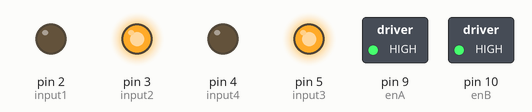
Recording of a sketch running on a simulated Arduino Uno, built with avr-gcc and run on an emulated ATmega328P. Parts: switched loads named in the sketch (green lamp = pin HIGH), output pins drawn as LEDs (lit = HIGH).

Above: at 0.1 s.
Timing chart, 0 to 1.6 s (numbered marks = the images above):
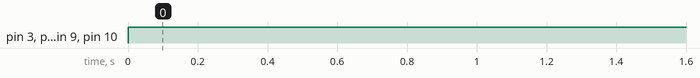

The sketch:

testing-motors.ino
```cpp
//Motor left

int enA=9;
int input1=2;
int input2=3;


//motor right

int enB=10;
int input3=5;
int input4=4;

void setup()
{
  //set all pins to output
  pinMode(enA,OUTPUT);
  pinMode(enB,OUTPUT);
  pinMode(input1,OUTPUT);
  pinMode(input2,OUTPUT);
  pinMode(input3,OUTPUT);
  pinMode(input4,OUTPUT);

  //motors shoud be in off state initilay
  digitalWrite(input1,LOW);
  digitalWrite(input2,LOW);
  digitalWrite(input3,LOW);
  digitalWrite(input4,LOW);
}

void loop()
{
  analogWrite(enA, 255);    //actvating enable pin
  analogWrite(enB, 255);    //enables are used to control speed of motors

  // Turn on motor A & B
  //input is given to control direction of motors


  digitalWrite(input1, LOW);      //motor left
  digitalWrite(input2, HIGH);

  digitalWrite(input3, HIGH);     //motor right
  digitalWrite(input4, LOW);
  delay(2000);

  //now you can change direction by changing high and low in left and right motors
}
```

Measured:
- by itself, pin 3 (input2), pin 5 (input3), pin 9 (enA), pin 10 (enB): LOW → HIGH at 0.00 s
